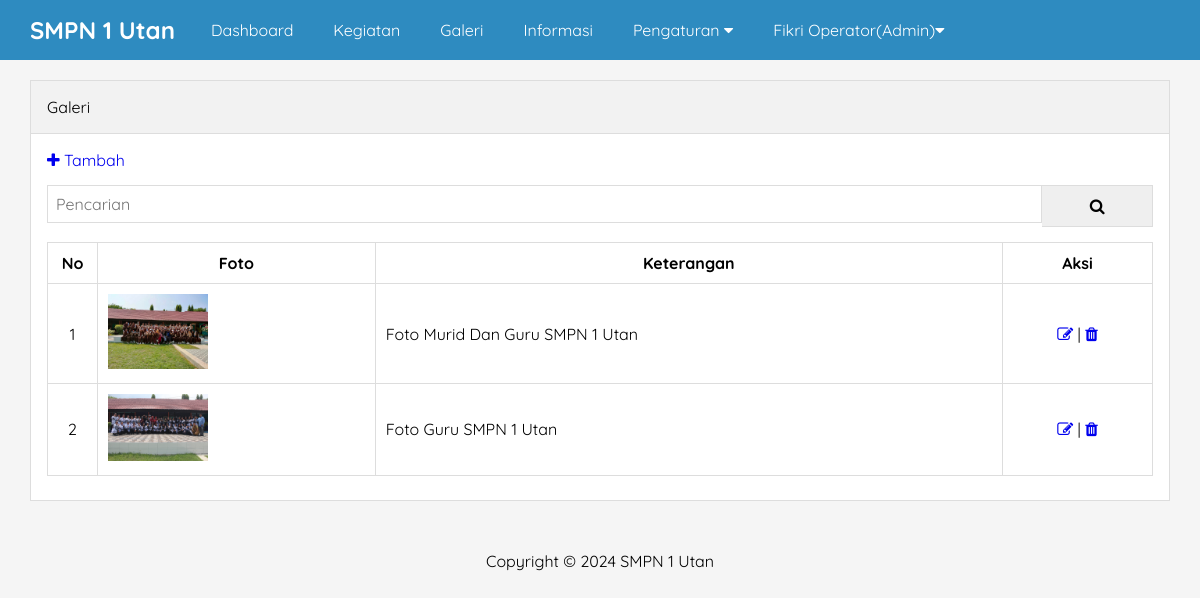
Screenshot of /admin/galeri.php (signed in) with the database file from the repository.
### tables this page shows
CREATE TABLE `pengaturan` (
  `id` int(11) NOT NULL,
  `nama` varchar(50) NOT NULL,
  `email` varchar(50) NOT NULL,
  `telepon` varchar(20) NOT NULL,
  `alamat` text NOT NULL,
  `logo` varchar(50) NOT NULL,
  `favicon` varchar(50) NOT NULL,
  `tentang_sekolah` text NOT NULL,
  `foto_sekolah` varchar(50) NOT NULL,
  `google_maps` text NOT NULL,
  `nama_kepsek` varchar(50) NOT NULL,
  `foto_kepsek` varchar(50) NOT NULL,
  `sambutan_kepsek` text NOT NULL,
  `created_at` timestamp NOT NULL DEFAULT current_timestamp() ON UPDATE current_timestamp(),
  `updated_at` datetime DEFAULT NULL
);

CREATE TABLE `galeri` (
  `id` int(11) NOT NULL,
  `foto` varchar(50) NOT NULL,
  `keterangan` varchar(50) NOT NULL,
  `created_at` timestamp NOT NULL DEFAULT current_timestamp() ON UPDATE current_timestamp(),
  `updated_at` datetime DEFAULT NULL
);

### admin/galeri.php (the view, shortened to what this page needs)
<?php include 'header.php' ?>
<div class="content">
    <div class="container">
        <div class="box">
            <div class="box-header">
                Galeri
            </div>
            <div class="box-body">
                <a href="tambah-galeri.php"><i class='fa fa-plus'></i> Tambah</a>
                <form action="">
                    <div class="input-group">
                        <input type="text" name="key" placeholder="Pencarian">
                        <button type="submit"><i class="fa fa-search"></i></button>
                    </div>
                </form>
                <table class="table">
                    <thead>
                        <tr>
                            <th>No</th>
                            <th>Foto</th>
                            <th>Keterangan</th>
                            <th>Aksi</th>
                        </tr>
                    </thead>
                    <tbody>
                        <?php
                        $no = 1;
                        $where = "WHERE 1=1";
                        $galeri = mysqli_query($conn, "SELECT * FROM galeri $where ORDER BY id DESC");
                        if (mysqli_num_rows($galeri) > 0) {
                            while ($p = mysqli_fetch_array($galeri)) {
                        ?>
                                <tr>
                                    <td><?= $no++ ?></td>
                                    <td><img src="../uploads-galeri/<?= $p['foto'] ?>" width="100px"></td>
                                    <td><?= $p['keterangan'] ?></td>
                                    <td>
                                        <a href="edit-galeri.php?id=<?= $p['id'] ?>" title="Edit"><i class="fa fa-edit"></i></a> |
                                        <a href="hapus.php?idgaleri=<?= $p['id'] ?>" onclick="return confirm('Hapus Data?')" title="Hapus"><i class="fa fa-trash"></i></a>
                                    </td>
                                </tr>
                            <?php }
                        } else { ?>
                            <tr>
                                <td colspan="4">Data Tidak Ada</td>
                            </tr>
                        <?php } ?>
                    </tbody>
                </table>
            </div>
        </div>
    </div>
</div>
<?php include 'footer.php' ?>

### admin/header.php (shortened to what this page needs)
<?php
    include '../koneksi.php';
    $identitas = mysqli_query($conn, "SELECT * FROM pengaturan ORDER BY id DESC LIMIT 1");
    $d = mysqli_fetch_object($identitas);
?>
<!DOCTYPE html>
<html>
<head>
    <link rel="stylesheet" href="../css/style.css">
    <link rel="stylesheet" href="https://cdnjs.cloudflare.com/ajax/libs/font-awesome/4.7.0/css/font-awesome.css" />
</head>
<body class="bg-light">
    <div class="navbar">
        <div class="container">
            <h2 class="nav-brand float-left"><a href="index.php"><?= $d->nama ?></a></h2>
            <ul class="nav-menu float-left">
                <li><a href="index.php">Dashboard</a></li>
                <?php if ($_SESSION['ulevel'] == 'Super Admin') { ?>
                    <li><a href="pengguna.php">Pengguna</a></li>
                <?php } elseif ($_SESSION['ulevel'] == 'Admin') { ?>
                    <li><a href="kegiatan.php">Kegiatan</a></li>
                    <li><a href="galeri.php">Galeri</a></li>
                    <li><a href="informasi.php">Informasi</a></li>
                    <li>
                        <a href="#">Pengaturan <i class="fa fa-caret-down"></i></a>
                    </li>
                <?php } ?>
                <li>
                    <a href="#"><?= $_SESSION['uname'] ?>(<?= $_SESSION['ulevel'] ?>)<i class="fa fa-caret-down"></i></a>
                </li>
            </ul>
        </div>
    </div>

### admin/footer.php
<div class="footer">
    <div class="container text-center">
        Copyright &copy; 2024 <?= $d->nama ?>
    </div>
</div>
</body>
</html>

### css/style.css (style rules this page uses)
* { margin: 0; padding: 0; font-family: "Quicksand", serif; box-sizing: border-box; }
a { text-decoration: none; }
.float-left { float: left; }
.container { width: 1140px; margin: 0 auto; }
.container::after { content: ''; display: block; clear: both; }
.bg-light { background-color: #f5f5f5; }
.box { border: 1px solid #ddd; background-color: #fff; }
.box-header { padding: 16px; border-bottom: 1px solid #ddd; background-color: #f2f2f2; }
.box-body { padding: 16px; }
form { margin: 15px 0; }
.text-center { text-align: center !important; }
.navbar { height: 60px; width: 100%; background-color: #2E8BC0; position: fixed; top: 0; z-index: 1000; }
.navbar a { color: #fff; }
.nav-brand { display: inline-block; padding: 15px 0; margin-right: 16px; }
.nav-menu { display: flex; list-style: none; }
.nav-menu li a { padding: 20px; display: inline-block; }
.content { padding: 80px 0 30px 0; }
.footer { padding: 20px 0; }
.table { width: 100%; border-collapse: collapse; margin: 8px 0; }
.table th, td { border: 1px solid #ddd; padding: 10px; }
.table td:first-child { width: 50px; text-align: center; }
.table td:last-child { width: 150px; text-align: center; }
.input-group:after { content: ""; clear: both; display: block; }
.input-group input[type="text"] { border: 1px solid #ddd; width: 90%; padding: 8px; font-size: 16px; float: left; }
.input-group button { border: 1px solid #ddd; border-left: none; width: 10%; padding: 10px; font-size: 16px; float: left; }

### rows the page displays
pengaturan: nama "SMPN 1 Utan"
galeri: foto (picture), keterangan "Foto Murid Dan Guru SMPN 1 Utan"
galeri: foto (picture), keterangan "Foto Guru SMPN 1 Utan"

### other values shown
$_SESSION['uname'] "Fikri Operator"
$_SESSION['ulevel'] "Admin"
